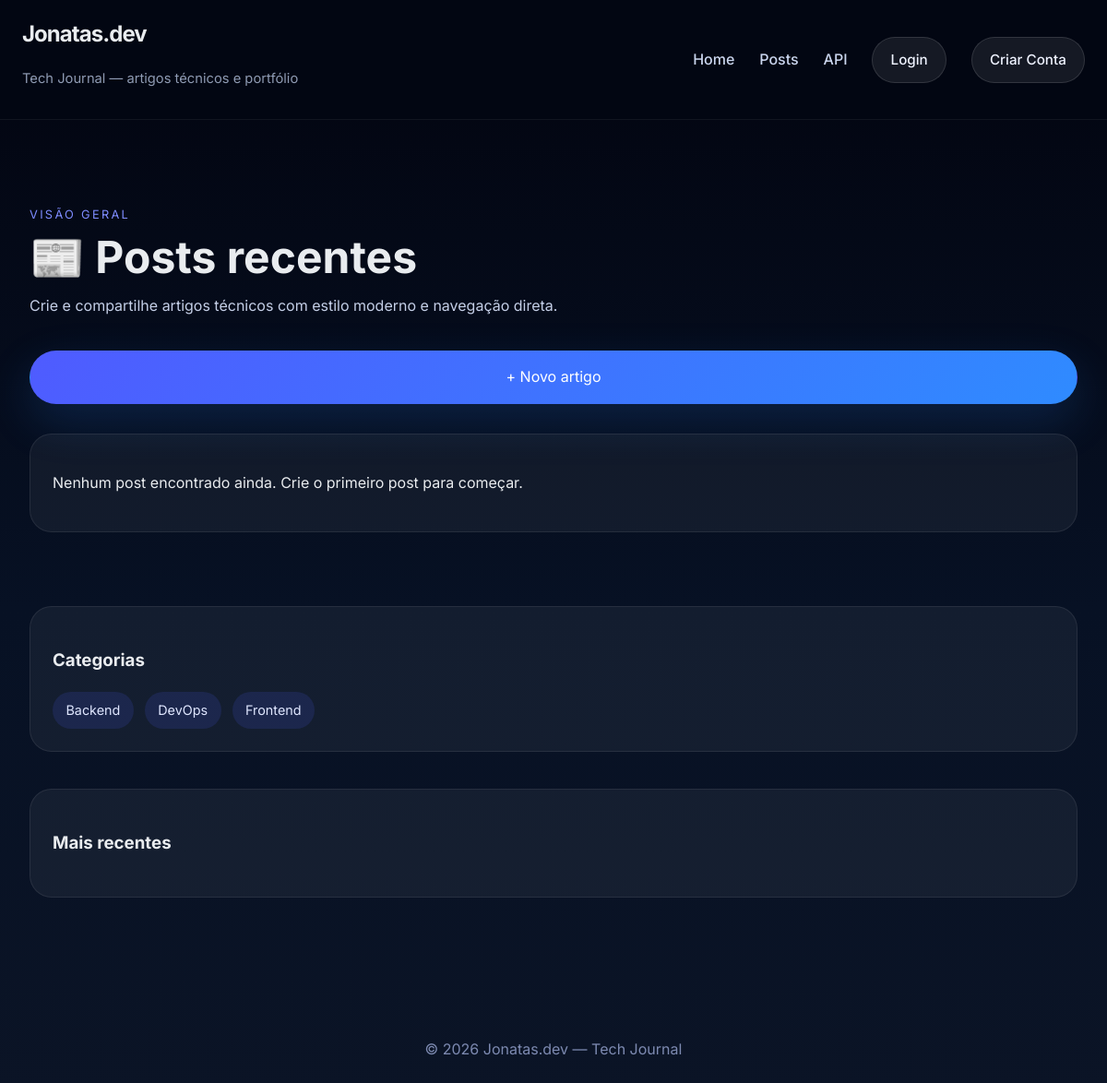
The app's page /blog/posts/?category=frontend with its own data.
### blog/models.py (models this page shows, shortened)
class Category(models.Model):
    name = models.CharField(max_length=100)
    slug = models.SlugField(unique=True)

### blog/views.py (the view)
# urls.py: path('posts/', views.post_list, name='post_list'),
def post_list(request):
    posts = Post.objects.select_related('category', 'author').prefetch_related('tags').all().order_by('-created_at')
    categories = Category.objects.all().order_by('name')
    selected_category = request.GET.get('category')
    if selected_category:
        posts = posts.filter(category__slug=selected_category)
    featured_posts = posts[:4]
    return render(request, "blog/post_list.html", {
        "posts": posts,
        "categories": categories,
        "featured_posts": featured_posts,
        "selected_category": selected_category,
    })

### blog/templates/blog/post_list.html (shortened to what this page needs)
{% extends "core/base.html" %}
{% block content %}
<header class="page-header">
    <div>
        <p class="eyebrow">Visão geral</p>
        <h1>📰 Posts recentes</h1>
        <p class="page-description">Crie e compartilhe artigos técnicos com estilo moderno e navegação direta.</p>
    </div>
    <a href="{% url 'post_create' %}" class="btn-primary">+ Novo artigo</a>
</header>
<div class="blog-layout">
    <section class="posts-column">
        <div class="post-grid">
            {% for post in posts %}
            <article class="post-card">
                <div class="post-card-header">
                    <h2>
                        <a href="{% url 'post_detail' post.id %}">{{ post.title }}</a>
                    </h2>
                    <span class="post-meta">{{ post.created_at|date:"d/m/Y H:i" }}</span>
                </div>
                {% if post.category %}
                <div class="post-tag-row">
                    <span class="badge">{{ post.category.name }}</span>
                </div>
                {% endif %}
                <p class="preview">{{ post.content|truncatechars:120 }}</p>
                <div class="actions action-pill-row">
                    <a href="{% url 'post_detail' post.id %}" class="btn-secondary">Ver</a>
                    <a href="{% url 'post_update' post.id %}" class="btn-secondary">Editar</a>
                    <a href="{% url 'post_delete' post.id %}" class="btn-secondary">Excluir</a>
                </div>
            </article>
            {% empty %}
            <div class="panel-card">
                <p>Nenhum post encontrado ainda. Crie o primeiro post para começar.</p>
            </div>
            {% endfor %}
        </div>
    </section>
    <aside class="sidebar">
        <div class="panel-card">
            <h3>Categorias</h3>
            <div class="pill-list">
                {% for category in categories %}
                <a href="?category={{ category.slug }}" class="pill {% if selected_category == category.slug %}pill-active{% endif %}">{{ category.name }}</a>
                {% endfor %}
            </div>
        </div>
        <div class="panel-card">
            <h3>Mais recentes</h3>
        </div>
    </aside>
</div>
{% endblock %}

### static/css/style.css (style rules this page uses)
* { box-sizing: border-box; }
html { scroll-behavior: smooth; }
body { margin: 0; font-family: 'Inter', system-ui, -apple-system, BlinkMacSystemFont, 'Segoe UI', sans-serif; color: #e9ecef; background: linear-gradient(180deg, #02040f 0%, #071124 55%, #0b1426 100%); line-height: 1.6; }
a { color: inherit; text-decoration: none; }
button, .btn-primary, .btn-secondary { font-family: inherit; }
.btn-primary, .btn-secondary, button { display: inline-flex; align-items: center; justify-content: center; border-radius: 999px; padding: 0.95rem 1.75rem; border: 1px solid transparent; transition: transform 160ms ease, box-shadow 160ms ease, background-color 160ms ease; }
.btn-primary { background: linear-gradient(135deg, #4f5bff, #2f8bff); color: #fff; box-shadow: 0 18px 50px rgba(47, 139, 255, 0.18); }
.page-header { display: grid; grid-template-columns: 1fr; gap: 1.2rem; margin-bottom: 2rem; padding: 2rem 0 0; }
.page-header .eyebrow { text-transform: uppercase; letter-spacing: 0.18em; color: #7f8cff; font-size: 0.8rem; margin-bottom: 0.65rem; }
.page-header h1 { margin: 0; font-size: clamp(2.4rem, 4vw, 3.4rem); line-height: 1.05; }
.page-description { max-width: 36rem; color: #c5cfe7; font-size: 1rem; margin-top: 0.9rem; }
.post-grid { display: grid; grid-template-columns: repeat(auto-fit, minmax(280px, 1fr)); gap: 1.5rem; }
.sidebar { margin-top: 2.5rem; }
.panel-card { background: rgba(255, 255, 255, 0.05); border: 1px solid rgba(255, 255, 255, 0.08); border-radius: 1.5rem; padding: 1.5rem; margin-bottom: 2.5rem; }
.pill-list { display: flex; flex-wrap: wrap; gap: 0.75rem; margin-top: 1rem; }
.pill { display: inline-flex; align-items: center; padding: 0.55rem 0.9rem; border-radius: 999px; background: rgba(79, 91, 255, 0.14); color: #e0e7ff; font-size: 0.9rem; }

### records on screen
Category: name "Backend"
Category: name "DevOps"
Category: name "Frontend"
